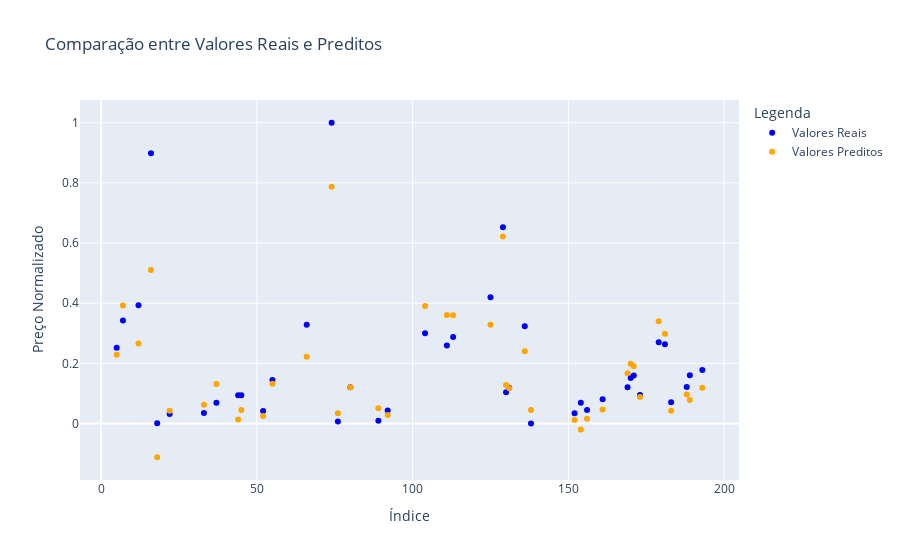

Notebook cell for this chart:
### Code cell
# Criar gráfico de dispersão com Plotly
fig = go.Figure()

# Adicionar os valores reais
fig.add_trace(go.Scatter(x=y_test.index, y=y_test.values.flatten(),
                         mode='markers', name='Valores Reais',
                         marker=dict(color='blue')))

# Adicionar os valores preditos
fig.add_trace(go.Scatter(x=y_test.index, y=y_pred_test.flatten(),
                         mode='markers', name='Valores Preditos',
                         marker=dict(color='orange')))

# Ajustar layout do gráfico
fig.update_layout(title='Comparação entre Valores Reais e Preditos',
                  xaxis_title='Índice',
                  yaxis_title='Preço Normalizado',
                  legend_title='Legenda')

fig.show()

print("Teste - MAE:", metrics.mean_absolute_error(y_test, y_pred_test))
print("Teste - MSE:", metrics.mean_squared_error(y_test, y_pred_test))

### Figure 1 — Plotly figure (JSON) as saved in the notebook; plotly's stock layout.template omitted (floating-point values rounded to 4 significant figures)
{"data": [{"marker": {"color": "blue"}, "mode": "markers", "name": "Valores Reais", "type": "scatter", "x": [52, 181, 5, 18, 188, 170, 76, 154, 104, 33, 12, 129, 55, 66, 45, 169, 130, 7, 37, 152, 80, 111, 131, 171, 179, 138, 156, 113, 161, 89, 183, 193, 125, 173, 92, 16, 189, 136, 22, 74, 44], "y": [0.04163, 0.2639, 0.2515, 0.0008192, 0.1211, 0.151, 0.006728, 0.06901, 0.2999, 0.03503, 0.3935, 0.6525, 0.1447, 0.3283, 0.0943, 0.1209, 0.1037, 0.3426, 0.06894, 0.03401, 0.1202, 0.2597, 0.1186, 0.1596, 0.2701, 0, 0.04518, 0.2874, 0.08043, 0.009458, 0.07092, 0.178, 0.4195, 0.09508, 0.04297, 0.8986, 0.1608, 0.3235, 0.03125, 1, 0.0943]}, {"marker": {"color": "orange"}, "mode": "markers", "name": "Valores Preditos", "type": "scatter", "x": [52, 181, 5, 18, 188, 170, 76, 154, 104, 33, 12, 129, 55, 66, 45, 169, 130, 7, 37, 152, 80, 111, 131, 171, 179, 138, 156, 113, 161, 89, 183, 193, 125, 173, 92, 16, 189, 136, 22, 74, 44], "y": [0.02518, 0.2981, 0.229, -0.1122, 0.09615, 0.1986, 0.03384, -0.0199, 0.3906, 0.06274, 0.2661, 0.6218, 0.1323, 0.2218, 0.04474, 0.1675, 0.1281, 0.3921, 0.1317, 0.01169, 0.1208, 0.3609, 0.1169, 0.1905, 0.3403, 0.04485, 0.01618, 0.3599, 0.04689, 0.05077, 0.04235, 0.1192, 0.3288, 0.08795, 0.02814, 0.5106, 0.0786, 0.2405, 0.04248, 0.7873, 0.01344]}], "layout": {"legend": {"title": {"text": "Legenda"}}, "title": {"text": "Comparação entre Valores Reais e Preditos"}, "xaxis": {"title": {"text": "Índice"}}, "yaxis": {"title": {"text": "Preço Normalizado"}}}}
